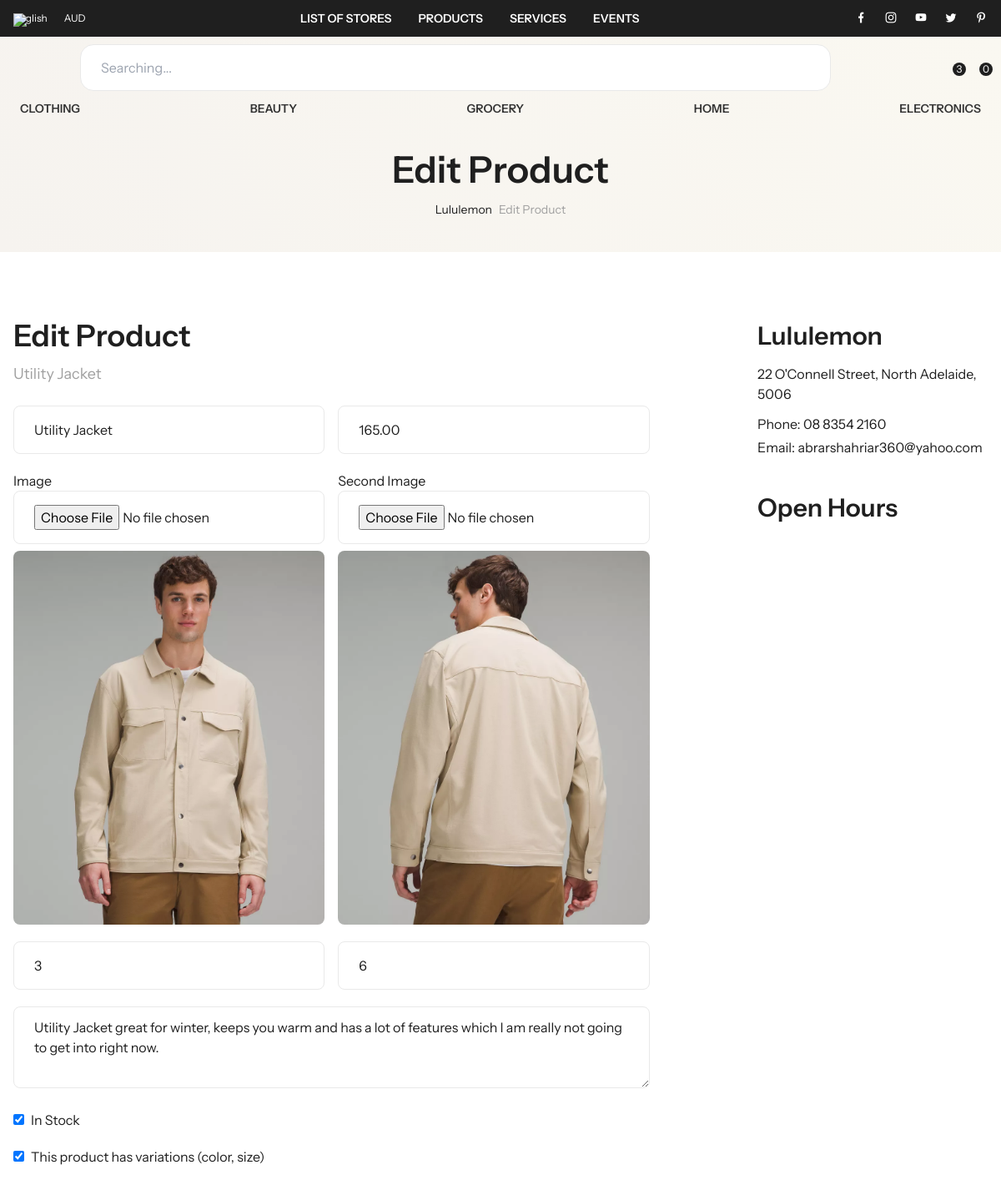
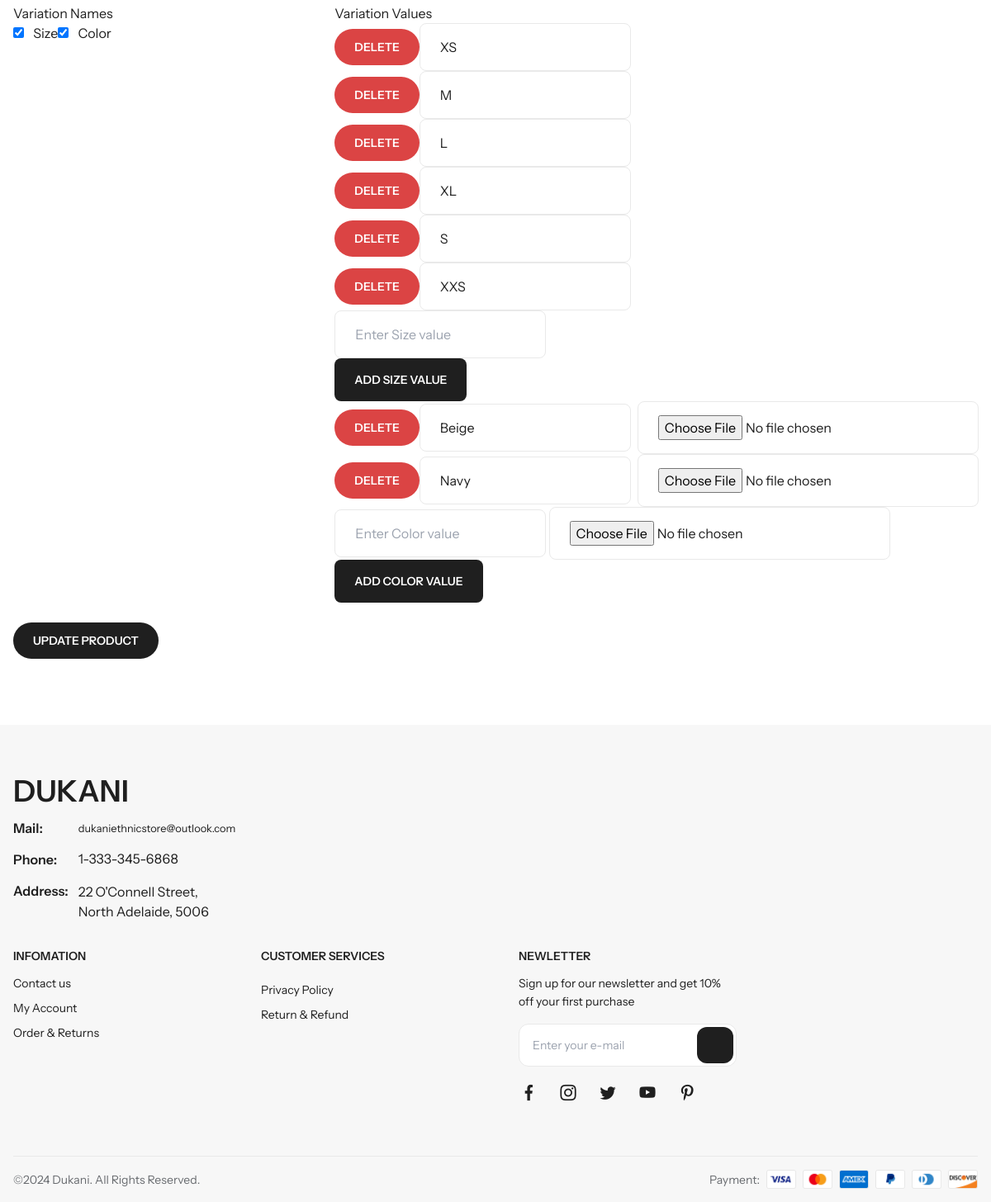
The app's page /business/lululemon/product/utility-jacket/edit/ (signed in) with its own data (2 pictures, top to bottom).
### business/models.py (models this page shows, shortened)
class Business(models.Model):
    BUSINESS_TYPE_CHOICES = [
        ('product', 'Product Business'),
        ('service', 'Service Business'),
    ]
    seller = models.OneToOneField(CustomUser, on_delete=models.CASCADE, related_name='business')
    business_name = models.CharField(max_length=100)
    description = models.TextField()
    business_slug = models.SlugField(unique=True, blank=True)
    business_type = models.CharField(max_length=20, choices=BUSINESS_TYPE_CHOICES)
    countries = models.ManyToManyField(Country)
    states = models.ManyToManyField(State)
    address = models.CharField(max_length=200)
    phone = models.CharField(max_length=20)
    website = models.URLField(default='www.website.com')
    email = models.EmailField(default='name@email.com')
    profile_picture = models.ImageField(upload_to='business_profiles/', default='business_profiles/1.jpg')
    banner_image = models.ImageField(upload_to='business_banners/', default='business_profiles/1.jpg')
    is_featured = models.BooleanField(default=False)
    stripe_account_id = models.CharField(max_length=255, blank=True, null=True)

class Product(models.Model):
    class Category(models.TextChoices):
        ELECTRONICS = 'EL', _('Electronics')
        CLOTHING = 'CL', _('Clothing, Shoes & Jewelry')
        BOOKS = 'BK', _('Books')
        HOME = 'HM', _('Home & Kitchen')
        BEAUTY = 'BE', _('Beauty & Personal Care')
        TOYS = 'TY', _('Toys & Games')
        SPORTS = 'SP', _('Sports & Outdoors')
        AUTOMOTIVE = 'AU', _('Automotive')
        HEALTH = 'HE', _('Health & Household')
        GROCERY = 'GR', _('Grocery & Gourmet Food')
        PET_SUPPLIES = 'PT', _('Pet Supplies')
        OFFICE = 'OF', _('Office Products')
        TOOLS = 'TL', _('Tools & Home Improvement')
        MOVIES = 'MV', _('Movies & TV')
        GARDEN = 'GD', _('Garden & Outdoor')
        HANDMADE = 'HN', _('Handmade')
        BABY = 'BA', _('Baby')
        INDUSTRIAL = 'IN', _('Industrial & Scientific')
        ARTS = 'AR', _('Arts, Crafts & Sewing')
        MUSIC = 'MU', _('Musical Instruments')
        OTHER = 'OT', _('Other')
    category = models.CharField(
        max_length=2,
        choices=Category.choices,
        default=Category.OTHER,
    )
    name = models.CharField(max_length=100)
    product_slug = models.SlugField(unique=True, blank=True)
    description = models.TextField()
    price = models.DecimalField(max_digits=10, decimal_places=2)
    image = models.ImageField(upload_to='products/')
    image2 = models.ImageField(upload_to='products/', null=True, blank=True)
    business = models.ForeignKey(Business, on_delete=models.CASCADE, related_name='products')
    in_stock = models.BooleanField(default=True)
    is_popular = models.BooleanField(default=False)
    is_best_seller = models.BooleanField(default=False)
    trending = models.BooleanField(default=False)
    new_releases = models.BooleanField(default=False)
    min_delivery_time = models.PositiveIntegerField(null=True, help_text="Minimum estimated delivery time in business days")
    max_delivery_time = models.PositiveIntegerField(null=True, help_text="Maximum estimated delivery time in business days")
    has_variations = models.BooleanField(default=False)

class Variation(models.Model):
    product = models.ForeignKey(Product, on_delete=models.CASCADE, related_name='variations')
    name = models.CharField(max_length=50, choices=VAR_CATEGORIES, null=True, blank=True)

class ProductVariation(models.Model):
    variation = models.ForeignKey(Variation, on_delete=models.CASCADE, related_name='values', null=True)
    value = models.CharField(max_length=50, null=True)
    image = models.ImageField(upload_to='product_variations/', null=True, blank=True)
    class Meta:
        unique_together = (('variation', 'value'),)

### business/views.py (the view, shortened to what this page needs)
# urls.py: path('business/<slug:business_slug>/product/<slug:product_slug>/edit/', views.ProductEditView.as_view(), name='product_edit'),
class ProductEditView(LoginRequiredMixin, View):
    def get(self, request, business_slug, product_slug):
        business = get_object_or_404(Business, business_slug=business_slug, seller=request.user)
        product = get_object_or_404(Product, product_slug=product_slug, business=business)
        variations = product.variations.all()
        variation_names = variations.values_list('name', flat=True)
        variations_with_values = {}
        for variation in variations:
            variation_values = ProductVariation.objects.filter(variation=variation, variation__product=product)
            variations_with_values[variation.name] = list(variation_values.values('id', 'value', 'image'))
        return render(request, 'business/product_edit.html', {
            'product': product,
            'business': business,
            'variations': variations,
            'variation_names': variation_names,
            'variations_with_values': variations_with_values,
            'VAR_CATEGORIES': VAR_CATEGORIES
        })

### business/templates/business/product_edit.html (shortened to what this page needs)
{% extends "business/base.html" %}
{% load custom_filters %}
{% load static %}
{% block slider %}
<div class="breadcrumb-block style-shared">
    <div class="breadcrumb-main bg-linear overflow-hidden">
        <div class="container lg:pt-[134px] pt-24 pb-10 relative">
            <div class="main-content w-full h-full flex flex-col items-center justify-center relative z-[1]">
                <div class="text-content">
                    <div class="heading2 text-center">Edit Product</div>
                    <div class="link flex items-center justify-center gap-1 caption1 mt-3">
                        <a href='{% url "business_detail" business.business_slug %}'>{{ business.business_name }}</a>
                        <div class='text-secondary2 capitalize'>Edit Product</div>
                    </div>
                </div>
            </div>
        </div>
    </div>
</div>
{% endblock slider %}
{% block content %}
<div class='contact-us md:py-20 py-10'>
    <div class="container">
        <div class="flex justify-between max-lg:flex-col gap-y-10">
            <div class="left lg:w-2/3 lg:pr-4">
                <div class="heading3">Edit Product</div>
                <div class="body1 text-secondary2 mt-3">{{ product.name }}</div>
                <form class="md:mt-6 mt-4" method="post" enctype="multipart/form-data">
                    <div class='grid sm:grid-cols-2 grid-cols-1 gap-4 gap-y-5'>
                        <div class="name">
                            <input class="border-line px-4 py-3 w-full rounded-lg" id="product_name" type="text" name="name" placeholder="Product Name *" value="{{ product.name }}" required />
                        </div>
                        <div class="price">
                            <input class="border-line px-4 py-3 w-full rounded-lg" id="product_price" type="number" step="0.01" name="price" placeholder="Product Price *" value="{{ product.price }}" required />
                        </div>
                        <div class="image">
                            <label>Image</label>
                            <input class="border-line px-4 py-3 w-full rounded-lg" id="product_image" type="file" name="image" accept="image/*" />
                            {% if product.image %}
                            <img src="{{ product.image.url }}" alt="{{ product.name }}" class="mt-2 w-32 h-32 object-cover rounded-lg">
                            {% endif %}
                        </div>
                        <div class="image2">
                            <label>Second Image</label>
                            <input class="border-line px-4 py-3 w-full rounded-lg" id="product_image2" type="file" name="image2" accept="image/*" />
                            {% if product.image2 %}
                            <img src="{{ product.image2.url }}" alt="{{ product.name }}" class="mt-2 w-32 h-32 object-cover rounded-lg">
                            {% endif %}
                        </div>
                        <div class="name">
                            <input class="border-line px-4 py-3 w-full rounded-lg" id="min_delivery_time" type="text" name="min_delivery_time" placeholder="Minimum estimated delivery time in business days *" value="{{ product.min_delivery_time }}" required />
                        </div>
                        <div class="name">
                            <input class="border-line px-4 py-3 w-full rounded-lg" id="max_delivery_time" type="text" name="max_delivery_time" placeholder="Maximum estimated delivery time in business days *" value="{{ product.max_delivery_time }}" required />
                        </div>
                        <div class="message sm:col-span-2">
                            <textarea class="border-line px-4 pt-3 pb-3 w-full rounded-lg" id="message" name="description" rows="3" placeholder="Product Description *" required>{{ product.description }}</textarea>
                        </div>
                        <div class="in_stock">
                            <div class="flex items-center">
                                <input class="border-line px-4 py-3 rounded-lg" id="product_in_stock" type="checkbox" name="in_stock" {% if product.in_stock %}checked{% endif %} />
                                <label for="product_in_stock" class="ml-2">In Stock</label>
                            </div>
                        </div>
                        <div class="has_variations sm:col-span-2">
                            <div class="flex items-center">
                                <input class="border-line px-4 py-3 rounded-lg" id="has_variations" type="checkbox" name="has_variations" {% if product.has_variations %}checked{% endif %} />
                                <label for="has_variations" class="ml-2">This product has variations (color, size)</label>
                            </div>
                        </div>
                        <div id="variation_section" class="variations sm:col-span-2 {% if not product.has_variations %}hidden{% endif %}">
                            <div class="grid grid-cols-2 gap-4">
                                <div class="variation-names">
                                    <label>Variation Names</label>
                                    <div class="flex flex-wrap">
                                        {% for category, display_name in VAR_CATEGORIES %}
                                        <div class="variation-name-item mr-2 mb-2">
                                            <input class="border-line px-4 py-3 rounded-lg" type="checkbox" name="variation_names" value="{{ category }}" id="variation_name_{{ category }}" {% if category in variation_names %}checked{% endif %}>
                                            <label for="variation_name_{{ category }}" class="ml-2">{{ display_name }}</label>
                                        </div>
                                        {% endfor %}
                                    </div>
                                </div>
                                <div class="variation-values">
                                    <label>Variation Values</label>
                                    <div id="variation_values_container" class="flex flex-wrap">
                                        {% for category, display_name in VAR_CATEGORIES %}
                                        <div class="variation-value-item mr-2 mb-2 {% if category not in variation_names %}hidden{% endif %}" id="variation_value_{{ category }}">
                                            {% if category in variations_with_values %}
                                                {% for value in variations_with_values|get_item:category %}
                                                <div class="variation-value-input mr-2 mb-2 flex items-center">
                                                    <button type="button" class="delete-variation-btn quick-view-btn button-main sm:py-3 py-2 sm:px-5 px-4 bg-red hover:bg-green text-white rounded-full whitespace-nowrap" data-variation-id="{{ value.id }}">
                                                        Delete
                                                    </button>
                                                    <input class="border-line px-4 py-3 rounded-lg" type="text" name="variation_values_{{ category }}" value="{{ value.value }}" placeholder="Enter {{ display_name }} value" />
                                                    {% if category != 'size' %}
                                                        <input class="border-line px-4 py-3 rounded-lg ml-2" type="file" name="variation_images_{{ category }}" accept="image/*" />
                                                    {% endif %}
                                                </div>
                                                {% endfor %}
                                            {% endif %}
                                            <div class="variation-value-input mr-2 mb-2">
                                                <input class="border-line px-4 py-3 rounded-lg" type="text" name="variation_values_{{ category }}" placeholder="Enter {{ display_name }} value" />
                                                {% if category != 'size' %}
                                                    <input class="border-line px-4 py-3 rounded-lg" type="file" name="variation_images_{{ category }}" accept="image/*" />
                                                {% endif %}
                                            </div>
                                            <button type="button" class="add-variation-value-btn button-main bg-black hover:bg-green text-white rounded-full whitespace-nowrap py-3 px-4 rounded-lg" data-category="{{ category }}">Add {{ display_name }} Value</button>
                                        </div>
                                        {% endfor %}
                                    </div>
                                </div>
                            </div>
                        </div>
                    </div>
                    <div class="block-button md:mt-6 mt-4">
                        <button type="submit" class="quick-view-btn button-main sm:py-3 py-2 sm:px-5 px-4 bg-black hover:bg-green text-white rounded-full whitespace-nowrap">Update Product</button>
                    </div>
                </form>
            </div>
            <div class="right lg:w-1/4 lg:pl-4">
                <div class="item">
                    <div class="heading4">{{ business.business_name }}</div>
                    <p class="mt-3">{{ business.address }}</p>
                    <p class="mt-3">Phone: <span class='whitespace-nowrap'>{{ business.phone }}</span></p>
                    <p class="mt-1">Email: <span class='whitespace-nowrap'>{{ business.email }}</span></p>
                </div>
                <div class="item mt-10">
                    <div class="heading4">Open Hours</div>
                </div>
            </div>
        </div>
    </div>
</div>
{% endblock content %}

### records on screen
Business: business_name "Lululemon", address "22 O'Connell Street, North Adelaide, 5006", phone "08 8354 2160", email "abrarshahriar360@yahoo.com"
Product: name "Utility Jacket", price "165.00", image (picture), image2 (picture), min_delivery_time "3", max_delivery_time "6", description "Utility Jacket great for winter, keeps you warm and has a lot of features which I am really not going to get into right now.", in_stock "☑", has_variations "☑"
Variation: name "Size", name "SIZE"
Variation: name "Color", name "COLOR"
ProductVariation: value "XS"
ProductVariation: value "M"
ProductVariation: value "L"
ProductVariation: value "XL"
ProductVariation: value "S"
ProductVariation: value "XXS"
ProductVariation: value "Beige"
ProductVariation: value "Navy"

### other values on screen
{{ unread_message_count }} "3"
{{ cart_item_count }} "0"
